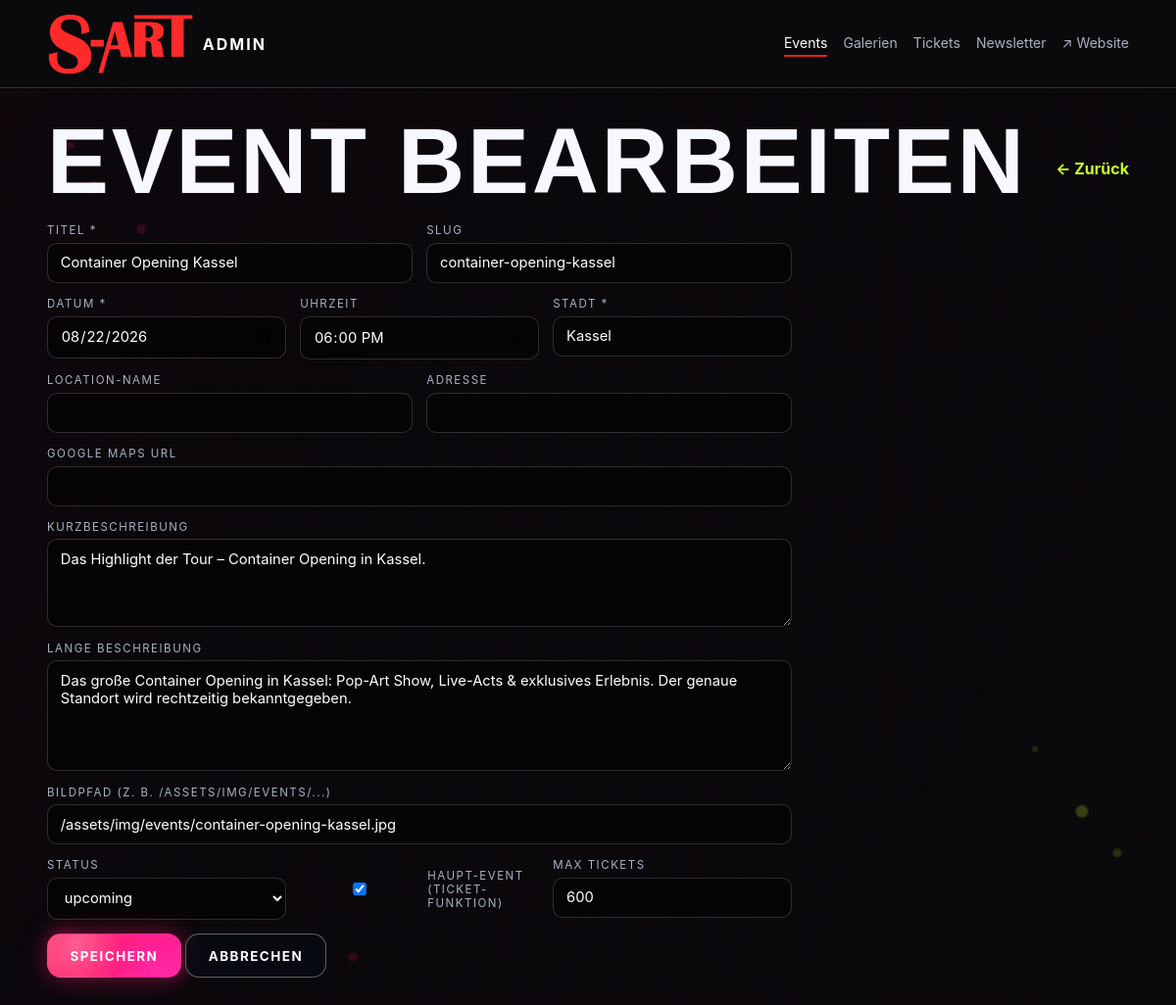
Page /admin/event-edit.php?id=4 on the committed database.
### tables this page shows
CREATE TABLE IF NOT EXISTS events (
  id INT UNSIGNED AUTO_INCREMENT PRIMARY KEY,
  title VARCHAR(255) NOT NULL,
  slug VARCHAR(255) UNIQUE,
  event_date DATE NOT NULL,
  event_time TIME NULL,
  city VARCHAR(255) NOT NULL,
  location_name VARCHAR(255) NULL,
  address VARCHAR(255) NULL,
  description_short TEXT NULL,
  description_long TEXT NULL,
  image_path VARCHAR(500) NULL,
  status ENUM('upcoming','past','draft') DEFAULT 'upcoming',
  is_opening TINYINT(1) DEFAULT 0,
  max_tickets INT UNSIGNED DEFAULT 600,
  google_maps_url VARCHAR(500) NULL,
  created_at DATETIME DEFAULT CURRENT_TIMESTAMP,
  updated_at DATETIME DEFAULT CURRENT_TIMESTAMP ON UPDATE CURRENT_TIMESTAMP
);

### includes/functions.php (called while the page is built, shortened)
<?php
require_once __DIR__ . '/../config/database.php';
function e(?string $value): string
{
    return htmlspecialchars((string) $value, ENT_QUOTES, 'UTF-8');
}
function fetchOne(string $sql, array $params = []): ?array
{
    global $pdo;
    $stmt = $pdo->prepare($sql);
    $stmt->execute($params);
    $row = $stmt->fetch();
    return $row ?: null;
}

### admin/event-edit.php (the view, shortened to what this page needs)
<?php
$id = isset($_GET['id']) ? (int) $_GET['id'] : 0;
$item = [
    'title' => '', 'slug' => '', 'event_date' => '', 'event_time' => '',
    'city' => '', 'location_name' => '', 'address' => '',
    'description_short' => '', 'description_long' => '', 'image_path' => '',
    'status' => 'upcoming', 'is_opening' => 0, 'max_tickets' => 0,
    'google_maps_url' => '',
];
if ($id) {
    $item = fetchOne('SELECT * FROM events WHERE id=:id', ['id' => $id]) ?? $item;
}
require __DIR__ . '/_header.php';
?>
<div class="admin-page-head">
  <h1><?= $id ? 'Event bearbeiten' : 'Neues Event' ?></h1>
  <a class="text-link" href="/admin/events.php">← Zurück</a>
</div>
<form method="post" class="admin-form">
  <div class="form-grid-2">
    <label class="field"><span>Titel *</span><input name="title" required value="<?= e($item['title']) ?>"></label>
    <label class="field"><span>Slug</span><input name="slug" value="<?= e($item['slug']) ?>"></label>
  </div>
  <div class="form-grid-3">
    <label class="field"><span>Datum *</span><input type="date" name="event_date" required value="<?= e($item['event_date']) ?>"></label>
    <label class="field"><span>Uhrzeit</span><input type="time" name="event_time" value="<?= e((string) $item['event_time']) ?>"></label>
    <label class="field"><span>Stadt *</span><input name="city" required value="<?= e($item['city']) ?>"></label>
  </div>
  <div class="form-grid-2">
    <label class="field"><span>Location-Name</span><input name="location_name" value="<?= e((string) $item['location_name']) ?>"></label>
    <label class="field"><span>Adresse</span><input name="address" value="<?= e((string) $item['address']) ?>"></label>
  </div>
  <label class="field"><span>Google Maps URL</span><input name="google_maps_url" value="<?= e((string) $item['google_maps_url']) ?>"></label>
  <label class="field"><span>Kurzbeschreibung</span><textarea name="description_short"><?= e((string) $item['description_short']) ?></textarea></label>
  <label class="field"><span>Lange Beschreibung</span><textarea name="description_long" rows="5"><?= e((string) $item['description_long']) ?></textarea></label>
  <label class="field"><span>Bildpfad (z. B. /assets/img/events/...)</span><input name="image_path" value="<?= e((string) $item['image_path']) ?>"></label>
  <div class="form-grid-3">
    <label class="field">
      <span>Status</span>
      <select name="status">
        <?php foreach (['upcoming', 'past', 'draft'] as $s): ?>
          <option value="<?= $s ?>" <?= $item['status'] === $s ? 'selected' : '' ?>><?= $s ?></option>
        <?php endforeach; ?>
      </select>
    </label>
    <label class="field check-field">
      <input type="checkbox" name="is_opening" value="1" <?= (int) $item['is_opening'] === 1 ? 'checked' : '' ?>>
      <span>Haupt-Event (Ticket-Funktion)</span>
    </label>
    <label class="field"><span>Max Tickets</span><input type="number" name="max_tickets" min="0" value="<?= (int) $item['max_tickets'] ?>"></label>
  </div>
  <div>
    <button class="btn btn-primary" type="submit">Speichern</button>
    <a class="btn btn-ghost" href="/admin/events.php">Abbrechen</a>
  </div>
</form>
<?php require __DIR__ . '/_footer.php'; ?>

### rows in the picture
events: title "Container Opening Kassel", slug "container-opening-kassel", event_date "08/22/2026", event_time "18:00:00", city "Kassel", description_short "Das Highlight der Tour – Container Opening in Kassel.", description_long "Das große Container Opening in Kassel: Pop-Art Show, Live-Acts & exklusives Erlebnis. Der genaue Standort wird rechtzeitig bekanntgegeben.", image_path "/assets/img/events/container-opening-kassel.jpg", status "upcoming", is_opening "☑", max_tickets "600"
